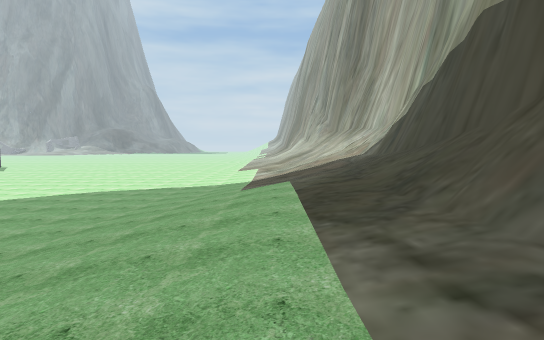
View 1 (above)

18 first-person views from a walk through a scene from a Unity 3-D project. The camera is 1.3 m above the floor, tilts 4° down and sees 80° across. The floor is counted in squares, 2 m on a side. Each view is taken from the middle of a square. On the plan, view 1 faces up. The plan holds only what a view shows up to about 10 squares ahead; the rest is blank. The place goes on beyond the plan. The player is left out. Some surface patterns are stand-ins.

View 2
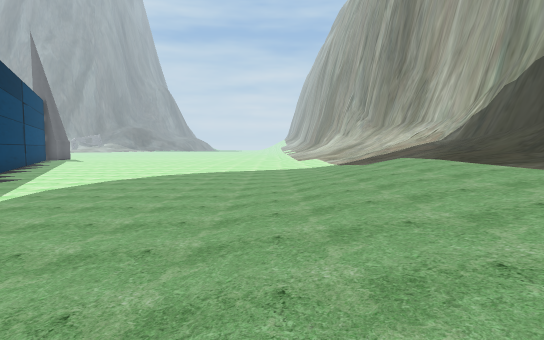

View 3
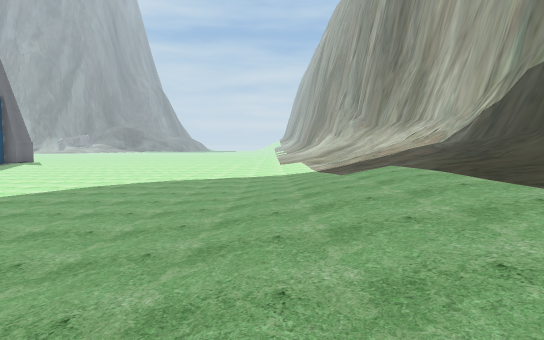

View 4
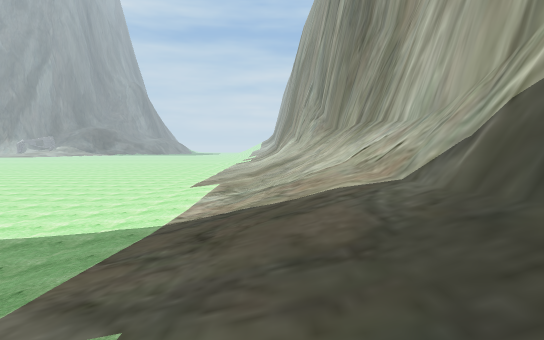

View 5
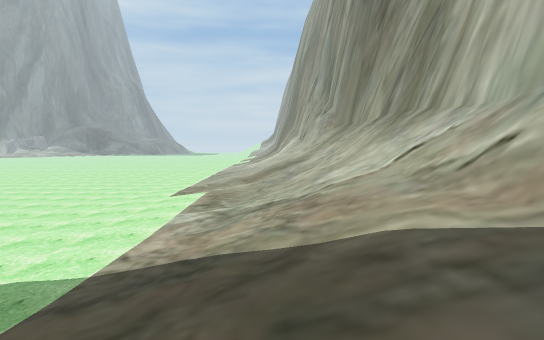

View 6
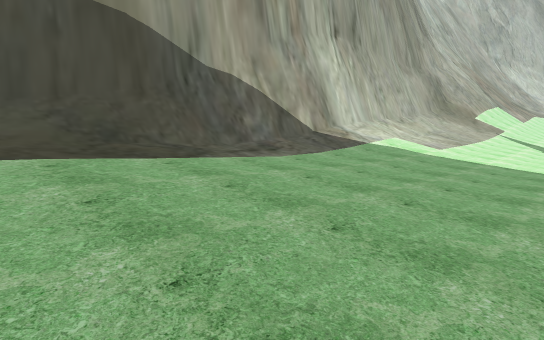

View 7
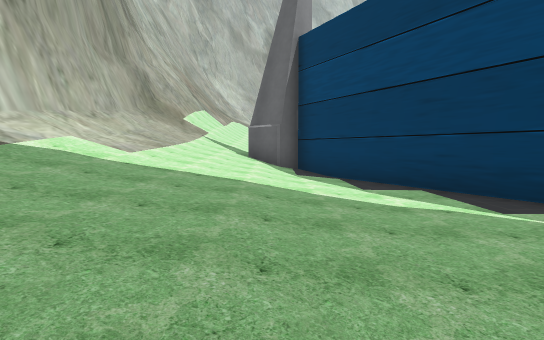

View 8
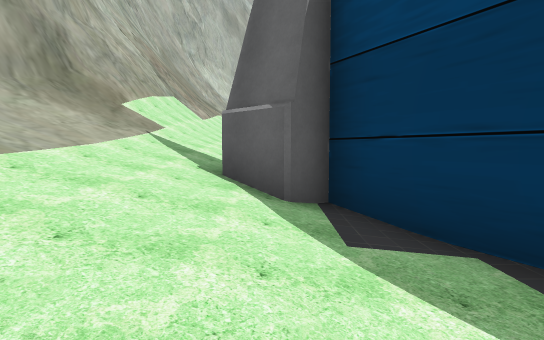

View 9
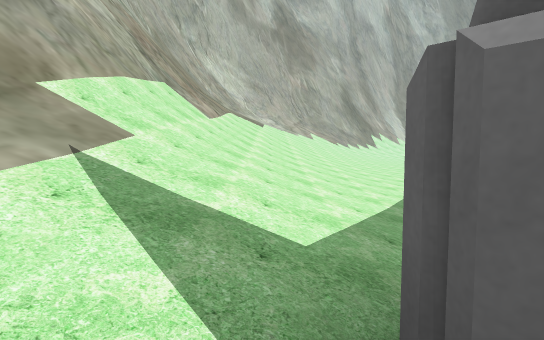

View 10
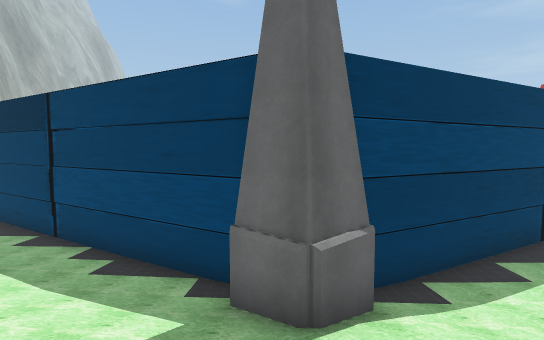

View 11
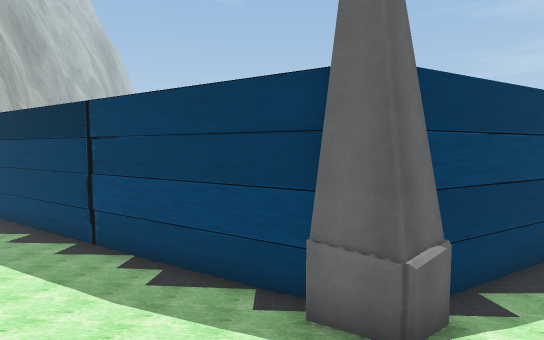

View 12
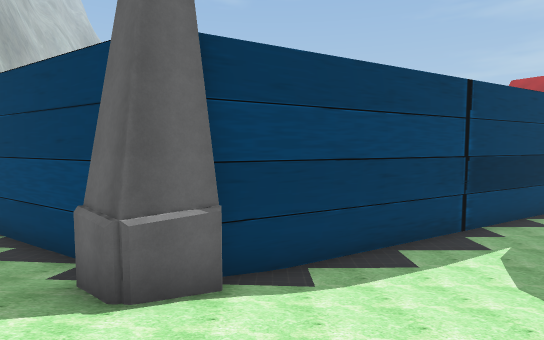

View 13
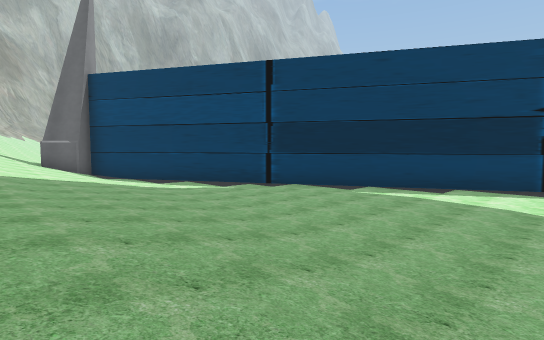

View 14
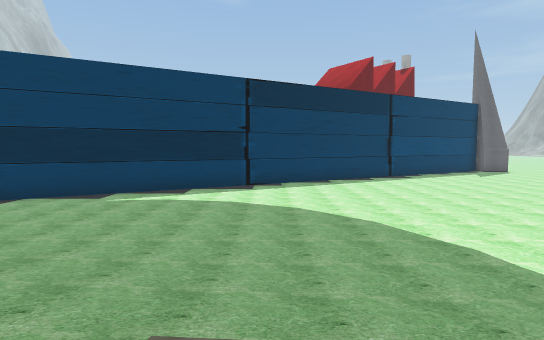

View 15
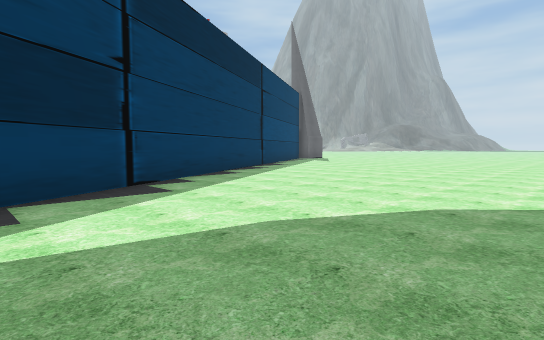

View 16
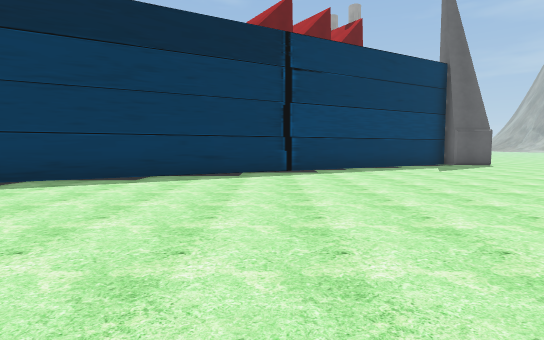

View 17
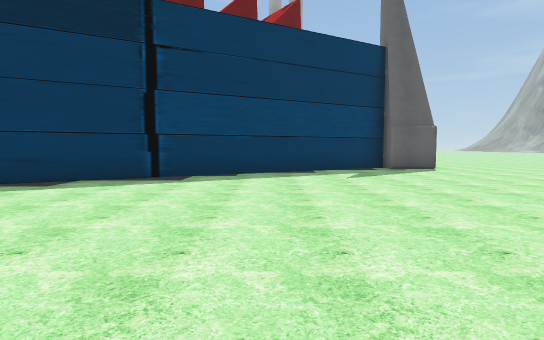

View 18
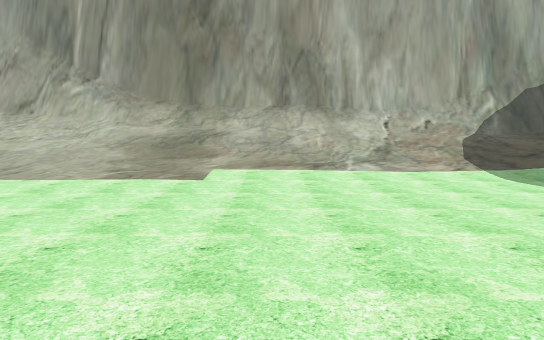

### Floor plan
Key: @ floor where view 1 was taken; # wall or solid block; . main floor; : floor 0.25 m higher than the main floor; / step, stairs or slope.
Columns run from 17 left of view 1 to 4 right of it. Each row starts with its distance up from view 1.
 18 #.......      ::////#
 17 ##....... .....//////
 16  #............://////
 15  ##...........:://///#
 14   #...........:://///#
 13   ##...........://///#
 12    # .........:://///#
 11     #.........:://///#
 10     ##........:://///#
  9      #.........:////##
  8      ##........:////#
  7       #......../////#
  6       ##......://///#
  5        #......://///#
  4        ##.....://///#
  3         #...../////##
  2         ##..../////#
  1          ##..://///#
  0           #..:///@/#
 -1           ##.://///#
 -2            #.://///#
 -3            ##://///#
 -4             #://///#
 -5             ##/////#
 -6              ##////#
 -7              ##////#
 -8             ##/////#
 -9            ##//////#
-10            #//////##
-11           ##//////##
-12           #://////#
-13          ##://////#
-14         ##:///////#
-15         #::///////#

Where each view was taken, in squares from view 1:
view 1: 0 up, 0 right, facing up
view 2: 2 down, 3 left, facing up
view 3: 0 up, 2 left, facing up
view 4: 5 up, 1 right, facing up
view 5: 7 up, 1 right, facing up
view 6: 5 up, 3 left, facing down-right
view 7: 3 up, 3 left, facing down
view 8: 2 down, 3 left, facing down
view 9: 6 down, 2 left, facing down
view 10: 7 down, 1 right, facing left
view 11: 8 down, 1 right, facing left
view 12: 5 down, 1 right, facing left
view 13: 7 up, 0 right, facing down-left
view 14: 7 up, 1 right, facing left
view 15: 4 up, 5 left, facing up-left
view 16: 12 up, 5 left, facing left
view 17: 15 up, 7 left, facing left
view 18: 14 up, 7 left, facing right
